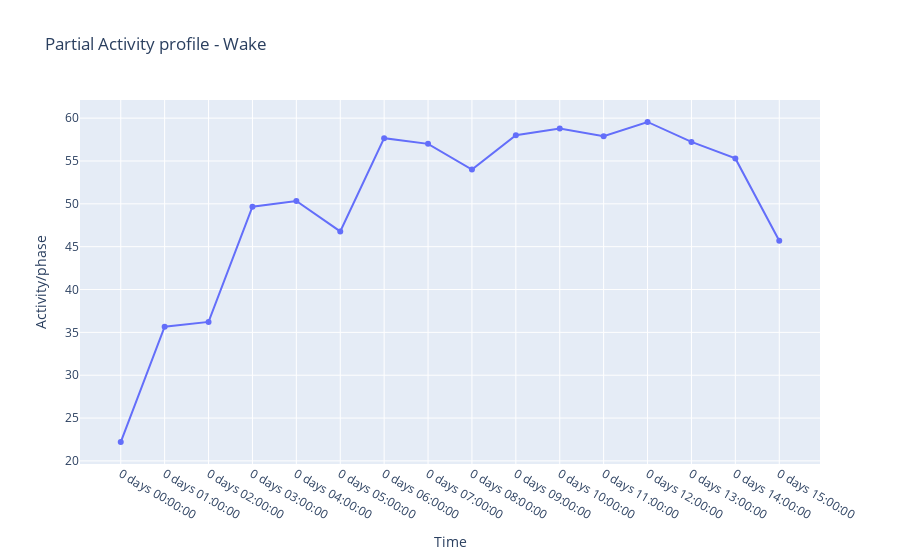

The cell this chart's notebook holds for it:
### Code cell
go.Figure(data=[
    go.Scatter(x=daily_profile.index.astype(str), y = (df['y'][Soff:Son]))
], layout=layout)

### Figure 1 — Plotly figure (JSON) as saved in the notebook; plotly's stock layout.template omitted (floating-point values rounded to 4 significant figures)
{"data": [{"type": "scatter", "x": ["0 days 00:00:00", "0 days 01:00:00", "0 days 02:00:00", "0 days 03:00:00", "0 days 04:00:00", "0 days 05:00:00", "0 days 06:00:00", "0 days 07:00:00", "0 days 08:00:00", "0 days 09:00:00", "0 days 10:00:00", "0 days 11:00:00", "0 days 12:00:00", "0 days 13:00:00", "0 days 14:00:00", "0 days 15:00:00", "0 days 16:00:00", "0 days 17:00:00", "0 days 18:00:00", "0 days 19:00:00", "0 days 20:00:00", "0 days 21:00:00", "0 days 22:00:00", "0 days 23:00:00", "1 days 00:00:00", "1 days 01:00:00", "1 days 02:00:00", "1 days 03:00:00", "1 days 04:00:00", "1 days 05:00:00", "1 days 06:00:00", "1 days 07:00:00", "1 days 08:00:00", "1 days 09:00:00", "1 days 10:00:00", "1 days 11:00:00", "1 days 12:00:00", "1 days 13:00:00", "1 days 14:00:00", "1 days 15:00:00", "1 days 16:00:00", "1 days 17:00:00", "1 days 18:00:00", "1 days 19:00:00", "1 days 20:00:00", "1 days 21:00:00", "1 days 22:00:00", "1 days 23:00:00"], "y": [22.2, 35.67, 36.22, 49.67, 50.33, 46.78, 57.67, 57, 54, 58, 58.78, 57.89, 59.56, 57.22, 55.3, 45.7]}], "layout": {"showlegend": false, "title": {"text": "Partial Activity profile - Wake"}, "xaxis": {"title": {"text": "Time"}}, "yaxis": {"title": {"text": "Activity/phase"}}}}
